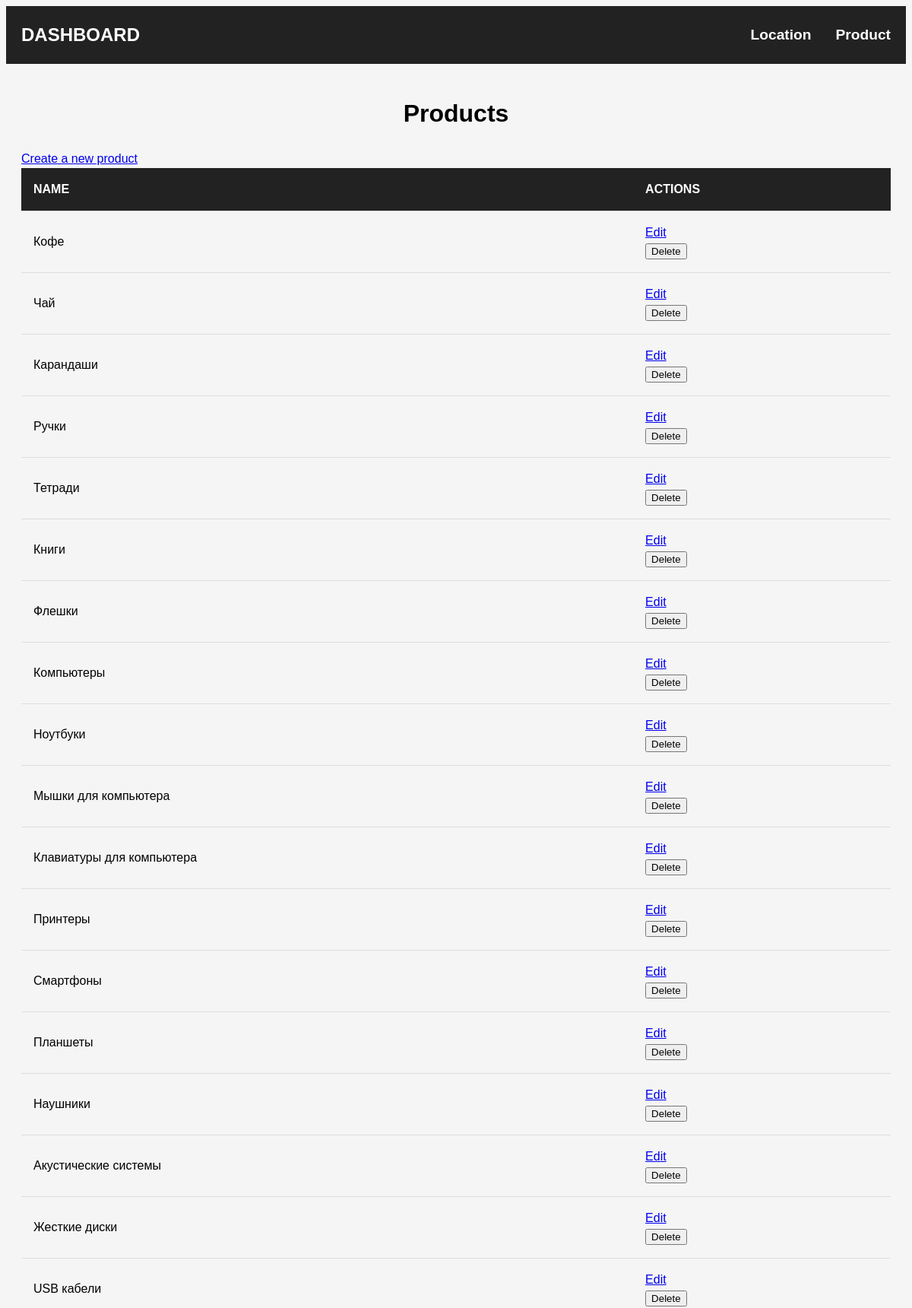
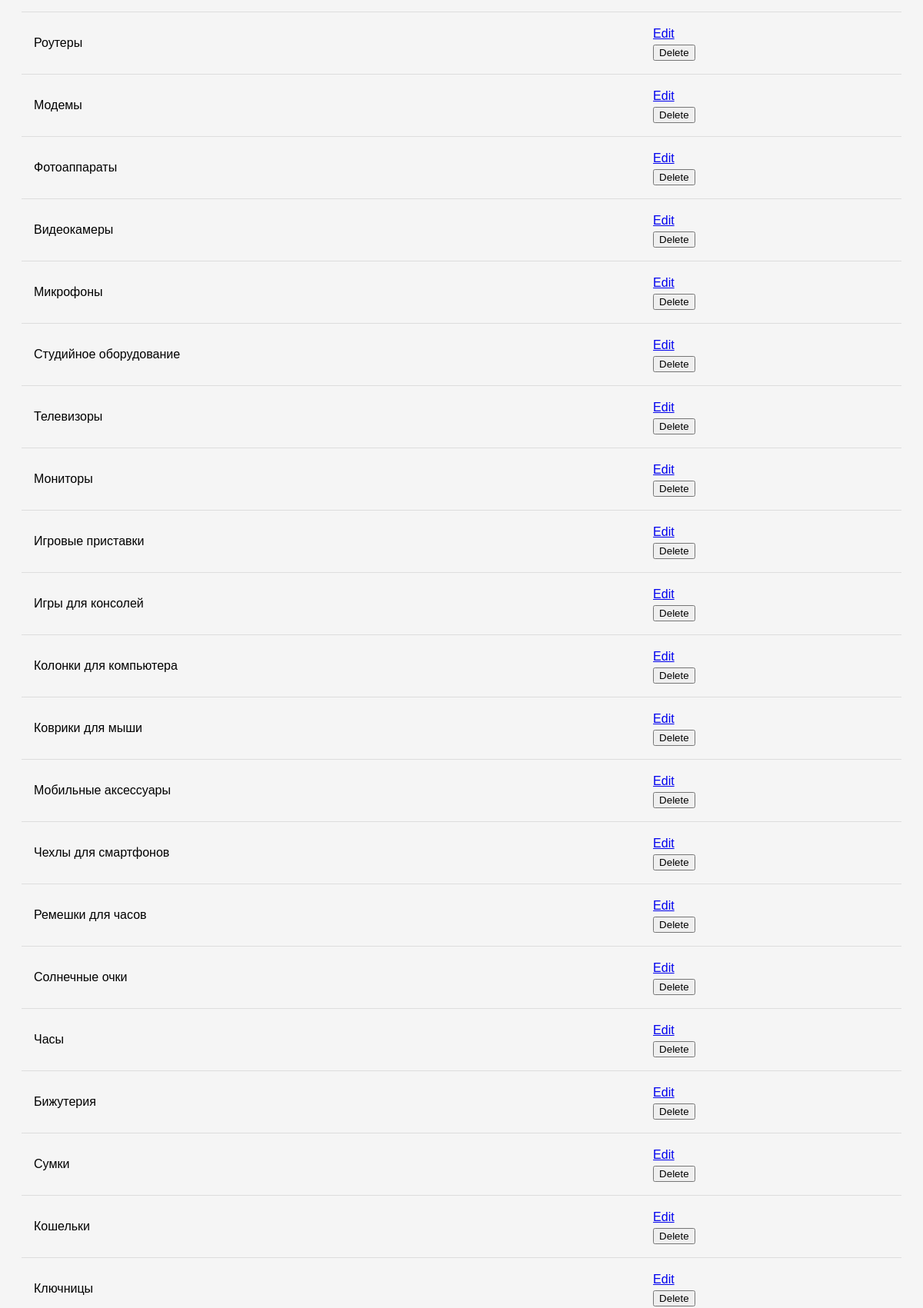
Page /markets/products/ (upper part) on the committed database (2 pictures, top to bottom).
### markets/models.py (models this page shows, shortened)
class Product(models.Model):
    product_name = models.CharField(
        max_length=225,
        null=True,
        blank=True,
        verbose_name='Название продукта'
    )
    class Meta:
        verbose_name = 'Product'
        verbose_name_plural = 'Products'

### markets/views.py (the view)
# urls.py: path('products/', views.product_list, name='product_list'),
def product_list(request):
    products = Product.objects.all()
    context = {'products': products}
    return render(request, 'product_list.html', context)

### markets/templates/product_list.html (shortened to what this page needs)
{% extends 'index.html' %}
{% block content %}
  <h1>Products</h1>
  <a class="btn btn-primary mb-2" href="{% url 'markets:product_create' %}">Create a new product</a>
  <table class="table table-striped">
    <thead>
      <tr>
        <th>Name</th>
        <th>Actions</th>
      </tr>
    </thead>
    <tbody>
      {% for product in products %}
      <tr>
        <td>{{ product.product_name }}</td>
        <td>
          <a class="btn btn-primary btn-sm mr-2" href="{% url 'markets:product_update' product.id %}">Edit</a>
          <form method="post" action="{% url 'markets:product_delete' product.id %}">
            <button class="btn btn-danger btn-sm" type="submit">Delete</button>
          </form>
        </td>
      </tr>
      {% empty %}
      <tr>
        <td colspan="2">No products found.</td>
      </tr>
      {% endfor %}
    </tbody>
  </table>
{% endblock %}

### markets/templates/index.html (style rules this page uses)
body { font-family: Arial, sans-serif; font-size: 16px; line-height: 1.5; background-color: #f5f5f5; }
h1 { font-size: 2rem; font-weight: bold; margin-bottom: 1.5rem; text-align: center; }
table { width: 100%; border-collapse: collapse; margin-bottom: 2rem; }
th, td { padding: 1rem; text-align: left; border-bottom: 1px solid #ddd; }
th { background-color: #222; color: #fff; font-weight: bold; text-transform: uppercase; }

### rows in the picture
Product: product_name "Кофе"
Product: product_name "Чай"
Product: product_name "Карандаши"
Product: product_name "Ручки"
Product: product_name "Тетради"
Product: product_name "Книги"
Product: product_name "Флешки"
Product: product_name "Компьютеры"
Product: product_name "Ноутбуки"
Product: product_name "Мышки для компьютера"
Product: product_name "Клавиатуры для компьютера"
Product: product_name "Принтеры"
Product: product_name "Смартфоны"
Product: product_name "Планшеты"
Product: product_name "Наушники"
Product: product_name "Акустические системы"
Product: product_name "Жесткие диски"
Product: product_name "USB кабели"
Product: product_name "Роутеры"
Product: product_name "Модемы"
Product: product_name "Фотоаппараты"
Product: product_name "Видеокамеры"
Product: product_name "Микрофоны"
Product: product_name "Студийное оборудование"
Product: product_name "Телевизоры"
Product: product_name "Мониторы"
Product: product_name "Игровые приставки"
Product: product_name "Игры для консолей"
Product: product_name "Колонки для компьютера"
Product: product_name "Коврики для мыши"
Product: product_name "Мобильные аксессуары"
Product: product_name "Чехлы для смартфонов"
Product: product_name "Ремешки для часов"
Product: product_name "Солнечные очки"
Product: product_name "Часы"
Product: product_name "Бижутерия"
Product: product_name "Сумки"
Product: product_name "Кошельки"
Product: product_name "Ключницы"
